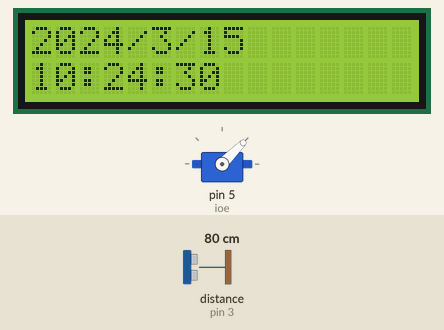
Recording of a sketch running on a simulated Arduino Uno, built with avr-gcc and run on an emulated ATmega328P. On the bench: servo, 16×2 character LCD. Wiring (inferred from the names in the program): ultrasonic range finder: trigger pin 2; echo pin 3. The test bench sets the inputs (shaded band); at power-on: distance to the obstacle (sensor on pin 3) 80 cm. The echo pulse lasts 58.3 µs per cm; the local clock reads 2024-03-15 10:24:30 at power-on unless the sketch sets it.

Above: at 1.2 s.
1.3 s: distance to the obstacle (sensor on pin 3) set to 23 cm
3.4 s: distance to the obstacle (sensor on pin 3) set to 19 cm
At 5.6 s:
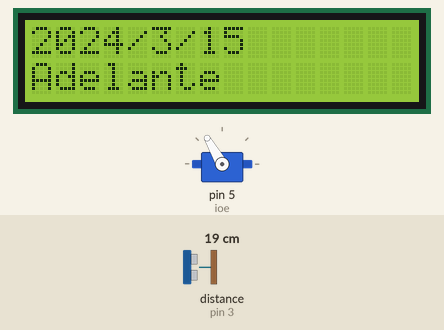
5.9 s: distance to the obstacle (sensor on pin 3) set to 120 cm
At 8.7 s:
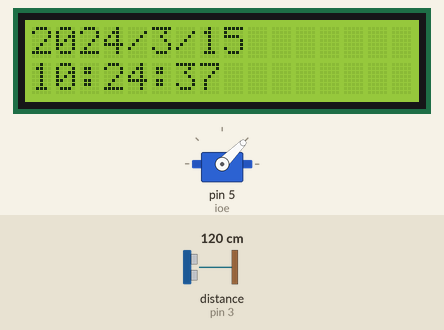
9.0 s: distance to the obstacle (sensor on pin 3) set to 2 cm
At 10.8 s:
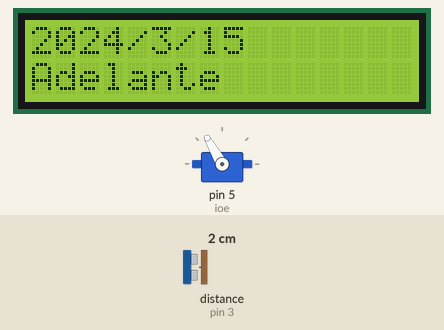
11.1 s: distance to the obstacle (sensor on pin 3) set to 250 cm
At 14.1 s:
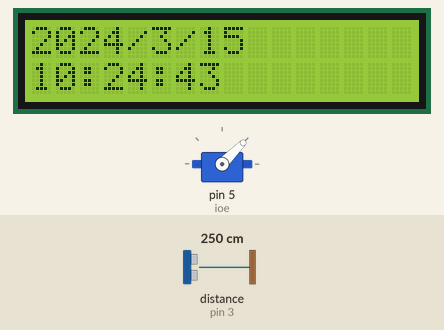
14.2 s: distance to the obstacle (sensor on pin 3) set to 4 cm
At 15.5 s:
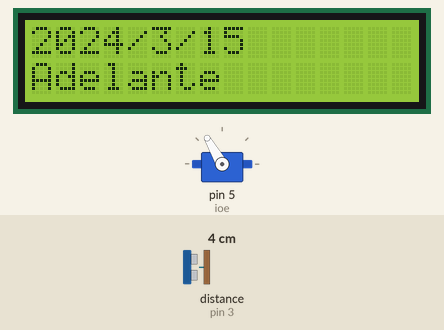
Timing chart, 0 to 17.2 s (numbered marks = the images above; inputs shaded):
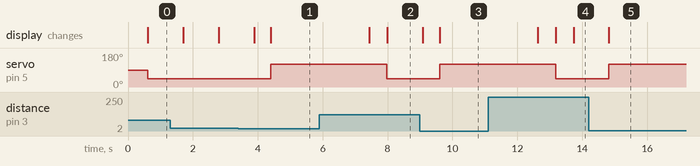

Measured:
- the behaviour switches between 21 and 20 cm on distance to the obstacle (sensor on pin 3) (found by bisection; images 0 and 1)
- after the input at 3.4 s, servo on pin 5 (ioe): 45° → 120° after 1.0 s; the display: first differs from a run without the input after 1.0 s (image 1)
- after the input at 5.9 s, servo on pin 5 (ioe): 120° → 45° after 2.1 s; the display: first differs from a run without the input after 2.1 s (image 2)
- after the input at 9.0 s, servo on pin 5 (ioe): 45° → 120° after 0.60 s; the display: first differs from a run without the input after 0.60 s (image 3)
- after the input at 11.1 s, servo on pin 5 (ioe): 120° → 45° after 2.1 s; the display: first differs from a run without the input after 2.1 s (image 4 shows a later state)
- after the input at 14.2 s, servo on pin 5 (ioe): 45° → 120° after 0.62 s; the display: changes after 0.62 s (image 5)

The sketch:

Rtc_con_lcd.ino
```cpp
#include <Servo.h>
#include <Wire.h>
#include <LiquidCrystal_I2C.h>
#include <RTClib.h>

Servo ioe;
LiquidCrystal_I2C lcd(0x27, 16, 2);
RTC_DS3231 rtc;  // Crea un objeto RTC

int trig = 2;
int echo = 3;
int tiempo;
int distancia;

void setup() {
  // Configura los pines del sensor ultrasónico
  pinMode(trig, OUTPUT);
  pinMode(echo, INPUT);

  // Configura el servomotor
  ioe.attach(5);

  // Configura la LCD
  lcd.init();
  lcd.backlight();

  // Inicia el RTC
  if (!rtc.begin()) {
    lcd.setCursor(0, 0);
    lcd.print("RTC no encontrado");
    while (1);
  }

  if (rtc.lostPower()) {
    // Si el RTC ha perdido la hora, configúrala a una hora predeterminada
    rtc.adjust(DateTime(22, 5, 2024, 10, 45, 00)); // Fecha y hora actual
  }
}

void loop() {
  // Obtiene la hora actual del RTC
  DateTime now = rtc.now();

  // Envía el pulso del trig
  digitalWrite(trig, LOW);
  delayMicroseconds(2);
  digitalWrite(trig, HIGH);
  delayMicroseconds(10);
  digitalWrite(trig, LOW);

  // Calcula el tiempo del pulso del echo
  tiempo = pulseIn(echo, HIGH);
  distancia = tiempo / 58.2;
  delay(500);

  if (distancia <= 20) {
    ioe.write(120);  // Levanta la plumilla
    lcd.setCursor(0, 1);
    lcd.print("Adelante        ");  // Muestra "Adelante" en la LCD
    delay(3000);
  } else {
    ioe.write(45);  // Baja la plumilla
    lcd.setCursor(0, 1);
    lcd.print("Esperando      ");  // Muestra "Esperando" en la LCD
  }

  // Muestra la fecha en la LCD
  lcd.setCursor(0, 0);
  lcd.print(now.year(), DEC);
  lcd.print('/');
  lcd.print(now.month(), DEC);
  lcd.print('/');
  lcd.print(now.day(), DEC);
  lcd.print("     ");

  // Muestra la hora en la LCD
  lcd.setCursor(0, 1);
  lcd.print(now.hour(), DEC);
  lcd.print(':');
  lcd.print(now.minute(), DEC);
  lcd.print(':');
  lcd.print(now.second(), DEC);
  lcd.print("     ");
}
```
